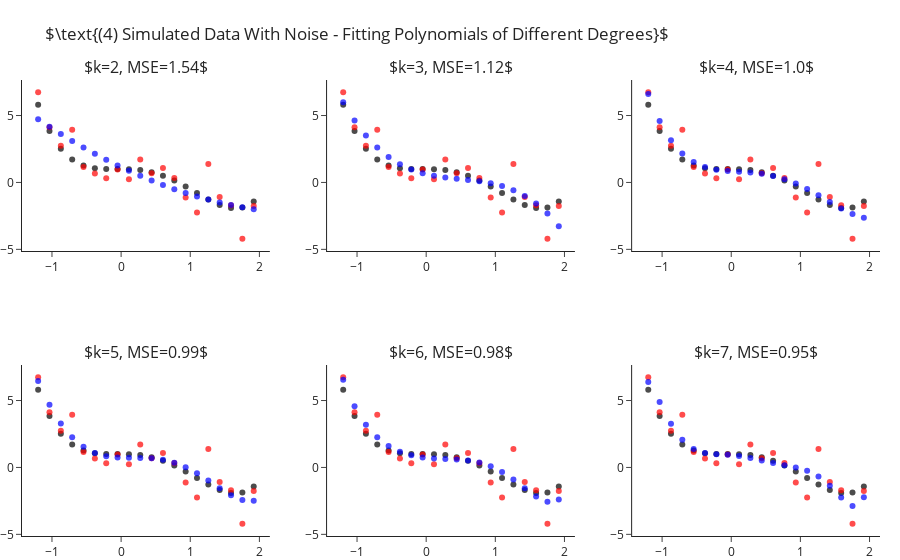

The notebook cell this image was saved under:
### Markdown cell above
## Fitting Polynomial Of Different Degrees - With Sample Noise

Still fitting for different values of $k$, let us add some standard Gaussian noise (i.e. $\mathcal{N}\left(0,1\right)$).
This time we observe two things:
- Even for the correct $k=4$ model we are not able to achieve zero MSE.
- As we increase $4<k\rightarrow 7$ we manage to decrease the error more and more.

### Code cell
y = y_ + np.random.normal(size=len(y_))

ks = range(2, 8)
fig = make_subplots(2, 3, subplot_titles=list(ks))
for i, k in enumerate(ks):
    r,c = i//3+1, i%3+1 
    
    y_hat = make_pipeline(PolynomialFeatures(k), LinearRegression(fit_intercept=False)).fit(X, y).predict(X)
    fig.add_traces([go.Scatter(x=x, y=y_, mode="markers", name="Real Points",  marker=dict(color="black", opacity=.7), showlegend=False),
                    go.Scatter(x=x, y=y, mode="markers", name="Observed Points",  marker=dict(color="red", opacity=.7), showlegend=False), 
                    go.Scatter(x=x, y=y_hat, mode="markers", name="Predicted Points",  marker=dict(color="blue", opacity=.7), showlegend=False)], rows=r, cols=c)
    fig["layout"]["annotations"][i]["text"] = rf"$k={{0}}, MSE={{1}}$".format(k, round(np.mean((y-y_hat)**2), 2))

fig.update_layout(title=r"$\text{(4) Simulated Data With Noise - Fitting Polynomials of Different Degrees}$", margin=dict(t=80)).show()

### Figure 1 — Plotly figure (JSON) as saved in the notebook; plotly's stock layout.template omitted (floating-point values rounded to 4 significant figures)
{"data": [{"marker": {"color": "black", "opacity": 0.7}, "mode": "markers", "name": "Real Points", "showlegend": false, "type": "scatter", "x": [-1.2, -1.036, -0.8718, -0.7077, -0.5436, -0.3795, -0.2154, -0.05128, 0.1128, 0.2769, 0.441, 0.6051, 0.7692, 0.9333, 1.097, 1.262, 1.426, 1.59, 1.754, 1.918], "xaxis": "x", "y": [5.81, 3.838, 2.523, 1.709, 1.261, 1.058, 0.9989, 0.999, 0.9909, 0.9251, 0.769, 0.5078, 0.1439, -0.3028, -0.7951, -1.278, -1.68, -1.912, -1.866, -1.418], "yaxis": "y"}, {"marker": {"color": "red", "opacity": 0.7}, "mode": "markers", "name": "Observed Points", "showlegend": false, "type": "scatter", "x": [-1.2, -1.036, -0.8718, -0.7077, -0.5436, -0.3795, -0.2154, -0.05128, 0.1128, 0.2769, 0.441, 0.6051, 0.7692, 0.9333, 1.097, 1.262, 1.426, 1.59, 1.754, 1.918], "xaxis": "x", "y": [6.736, 4.123, 2.742, 3.939, 1.157, 0.6709, 0.3038, 0.9724, 0.2447, 1.706, 0.6918, 1.085, 0.3319, -1.125, -2.24, 1.387, -1.091, -1.703, -4.204, -1.769], "yaxis": "y"}, {"marker": {"color": "blue", "opacity": 0.7}, "mode": "markers", "name": "Predicted Points", "showlegend": false, "type": "scatter", "x": [-1.2, -1.036, -0.8718, -0.7077, -0.5436, -0.3795, -0.2154, -0.05128, 0.1128, 0.2769, 0.441, 0.6051, 0.7692, 0.9333, 1.097, 1.262, 1.426, 1.59, 1.754, 1.918], "xaxis": "x", "y": [4.721, 4.158, 3.619, 3.102, 2.609, 2.139, 1.692, 1.269, 0.8686, 0.4916, 0.1377, -0.1928, -0.5002, -0.7843, -1.045, -1.283, -1.497, -1.689, -1.857, -2.001], "yaxis": "y"}, {"marker": {"color": "black", "opacity": 0.7}, "mode": "markers", "name": "Real Points", "showlegend": false, "type": "scatter", "x": [-1.2, -1.036, -0.8718, -0.7077, -0.5436, -0.3795, -0.2154, -0.05128, 0.1128, 0.2769, 0.441, 0.6051, 0.7692, 0.9333, 1.097, 1.262, 1.426, 1.59, 1.754, 1.918], "xaxis": "x2", "y": [5.81, 3.838, 2.523, 1.709, 1.261, 1.058, 0.9989, 0.999, 0.9909, 0.9251, 0.769, 0.5078, 0.1439, -0.3028, -0.7951, -1.278, -1.68, -1.912, -1.866, -1.418], "yaxis": "y2"}, {"marker": {"color": "red", "opacity": 0.7}, "mode": "markers", "name": "Observed Points", "showlegend": false, "type": "scatter", "x": [-1.2, -1.036, -0.8718, -0.7077, -0.5436, -0.3795, -0.2154, -0.05128, 0.1128, 0.2769, 0.441, 0.6051, 0.7692, 0.9333, 1.097, 1.262, 1.426, 1.59, 1.754, 1.918], "xaxis": "x2", "y": [6.736, 4.123, 2.742, 3.939, 1.157, 0.6709, 0.3038, 0.9724, 0.2447, 1.706, 0.6918, 1.085, 0.3319, -1.125, -2.24, 1.387, -1.091, -1.703, -4.204, -1.769], "yaxis": "y2"}, {"marker": {"color": "blue", "opacity": 0.7}, "mode": "markers", "name": "Predicted Points", "showlegend": false, "type": "scatter", "x": [-1.2, -1.036, -0.8718, -0.7077, -0.5436, -0.3795, -0.2154, -0.05128, 0.1128, 0.2769, 0.441, 0.6051, 0.7692, 0.9333, 1.097, 1.262, 1.426, 1.59, 1.754, 1.918], "xaxis": "x2", "y": [5.988, 4.625, 3.508, 2.61, 1.905, 1.367, 0.9696, 0.6873, 0.4935, 0.3622, 0.2671, 0.1823, 0.08142, -0.06155, -0.2728, -0.5784, -1.005, -1.577, -2.323, -3.268], "yaxis": "y2"}, {"marker": {"color": "black", "opacity": 0.7}, "mode": "markers", "name": "Real Points", "showlegend": false, "type": "scatter", "x": [-1.2, -1.036, -0.8718, -0.7077, -0.5436, -0.3795, -0.2154, -0.05128, 0.1128, 0.2769, 0.441, 0.6051, 0.7692, 0.9333, 1.097, 1.262, 1.426, 1.59, 1.754, 1.918], "xaxis": "x3", "y": [5.81, 3.838, 2.523, 1.709, 1.261, 1.058, 0.9989, 0.999, 0.9909, 0.9251, 0.769, 0.5078, 0.1439, -0.3028, -0.7951, -1.278, -1.68, -1.912, -1.866, -1.418], "yaxis": "y3"}, {"marker": {"color": "red", "opacity": 0.7}, "mode": "markers", "name": "Observed Points", "showlegend": false, "type": "scatter", "x": [-1.2, -1.036, -0.8718, -0.7077, -0.5436, -0.3795, -0.2154, -0.05128, 0.1128, 0.2769, 0.441, 0.6051, 0.7692, 0.9333, 1.097, 1.262, 1.426, 1.59, 1.754, 1.918], "xaxis": "x3", "y": [6.736, 4.123, 2.742, 3.939, 1.157, 0.6709, 0.3038, 0.9724, 0.2447, 1.706, 0.6918, 1.085, 0.3319, -1.125, -2.24, 1.387, -1.091, -1.703, -4.204, -1.769], "yaxis": "y3"}, {"marker": {"color": "blue", "opacity": 0.7}, "mode": "markers", "name": "Predicted Points", "showlegend": false, "type": "scatter", "x": [-1.2, -1.036, -0.8718, -0.7077, -0.5436, -0.3795, -0.2154, -0.05128, 0.1128, 0.2769, 0.441, 0.6051, 0.7692, 0.9333, 1.097, 1.262, 1.426, 1.59, 1.754, 1.918], "xaxis": "x3", "y": [6.611, 4.592, 3.147, 2.158, 1.523, 1.146, 0.9448, 0.8491, 0.7985, 0.7444, 0.6493, 0.4873, 0.2432, -0.08632, -0.4938, -0.9603, -1.456, -1.938, -2.356, -2.644], "yaxis": "y3"}, {"marker": {"color": "black", "opacity": 0.7}, "mode": "markers", "name": "Real Points", "showlegend": false, "type": "scatter", "x": [-1.2, -1.036, -0.8718, -0.7077, -0.5436, -0.3795, -0.2154, -0.05128, 0.1128, 0.2769, 0.441, 0.6051, 0.7692, 0.9333, 1.097, 1.262, 1.426, 1.59, 1.754, 1.918], "xaxis": "x4", "y": [5.81, 3.838, 2.523, 1.709, 1.261, 1.058, 0.9989, 0.999, 0.9909, 0.9251, 0.769, 0.5078, 0.1439, -0.3028, -0.7951, -1.278, -1.68, -1.912, -1.866, -1.418], "yaxis": "y4"}, {"marker": {"color": "red", "opacity": 0.7}, "mode": "markers", "name": "Observed Points", "showlegend": false, "type": "scatter", "x": [-1.2, -1.036, -0.8718, -0.7077, -0.5436, -0.3795, -0.2154, -0.05128, 0.1128, 0.2769, 0.441, 0.6051, 0.7692, 0.9333, 1.097, 1.262, 1.426, 1.59, 1.754, 1.918], "xaxis": "x4", "y": [6.736, 4.123, 2.742, 3.939, 1.157, 0.6709, 0.3038, 0.9724, 0.2447, 1.706, 0.6918, 1.085, 0.3319, -1.125, -2.24, 1.387, -1.091, -1.703, -4.204, -1.769], "yaxis": "y4"}, {"marker": {"color": "blue", "opacity": 0.7}, "mode": "markers", "name": "Predicted Points", "showlegend": false, "type": "scatter", "x": [-1.2, -1.036, -0.8718, -0.7077, -0.5436, -0.3795, -0.2154, -0.05128, 0.1128, 0.2769, 0.441, 0.6051, 0.7692, 0.9333, 1.097, 1.262, 1.426, 1.59, 1.754, 1.918], "xaxis": "x4", "y": [6.463, 4.678, 3.284, 2.252, 1.537, 1.087, 0.8418, 0.7392, 0.7164, 0.7142, 0.6795, 0.5693, 0.3531, 0.01671, -0.435, -0.9746, -1.549, -2.076, -2.442, -2.497], "yaxis": "y4"}, {"marker": {"color": "black", "opacity": 0.7}, "mode": "markers", "name": "Real Points", "showlegend": false, "type": "scatter", "x": [-1.2, -1.036, -0.8718, -0.7077, -0.5436, -0.3795, -0.2154, -0.05128, 0.1128, 0.2769, 0.441, 0.6051, 0.7692, 0.9333, 1.097, 1.262, 1.426, 1.59, 1.754, 1.918], "xaxis": "x5", "y": [5.81, 3.838, 2.523, 1.709, 1.261, 1.058, 0.9989, 0.999, 0.9909, 0.9251, 0.769, 0.5078, 0.1439, -0.3028, -0.7951, -1.278, -1.68, -1.912, -1.866, -1.418], "yaxis": "y5"}, {"marker": {"color": "red", "opacity": 0.7}, "mode": "markers", "name": "Observed Points", "showlegend": false, "type": "scatter", "x": [-1.2, -1.036, -0.8718, -0.7077, -0.5436, -0.3795, -0.2154, -0.05128, 0.1128, 0.2769, 0.441, 0.6051, 0.7692, 0.9333, 1.097, 1.262, 1.426, 1.59, 1.754, 1.918], "xaxis": "x5", "y": [6.736, 4.123, 2.742, 3.939, 1.157, 0.6709, 0.3038, 0.9724, 0.2447, 1.706, 0.6918, 1.085, 0.3319, -1.125, -2.24, 1.387, -1.091, -1.703, -4.204, -1.769], "yaxis": "y5"}, {"marker": {"color": "blue", "opacity": 0.7}, "mode": "markers", "name": "Predicted Points", "showlegend": false, "type": "scatter", "x": [-1.2, -1.036, -0.8718, -0.7077, -0.5436, -0.3795, -0.2154, -0.05128, 0.1128, 0.2769, 0.441, 0.6051, 0.7692, 0.9333, 1.097, 1.262, 1.426, 1.59, 1.754, 1.918], "xaxis": "x5", "y": [6.558, 4.564, 3.193, 2.252, 1.61, 1.181, 0.9076, 0.7487, 0.6684, 0.6308, 0.5961, 0.5213, 0.3626, 0.08248, -0.3411, -0.9018, -1.549, -2.167, -2.556, -2.402], "yaxis": "y5"}, {"marker": {"color": "black", "opacity": 0.7}, "mode": "markers", "name": "Real Points", "showlegend": false, "type": "scatter", "x": [-1.2, -1.036, -0.8718, -0.7077, -0.5436, -0.3795, -0.2154, -0.05128, 0.1128, 0.2769, 0.441, 0.6051, 0.7692, 0.9333, 1.097, 1.262, 1.426, 1.59, 1.754, 1.918], "xaxis": "x6", "y": [5.81, 3.838, 2.523, 1.709, 1.261, 1.058, 0.9989, 0.999, 0.9909, 0.9251, 0.769, 0.5078, 0.1439, -0.3028, -0.7951, -1.278, -1.68, -1.912, -1.866, -1.418], "yaxis": "y6"}, {"marker": {"color": "red", "opacity": 0.7}, "mode": "markers", "name": "Observed Points", "showlegend": false, "type": "scatter", "x": [-1.2, -1.036, -0.8718, -0.7077, -0.5436, -0.3795, -0.2154, -0.05128, 0.1128, 0.2769, 0.441, 0.6051, 0.7692, 0.9333, 1.097, 1.262, 1.426, 1.59, 1.754, 1.918], "xaxis": "x6", "y": [6.736, 4.123, 2.742, 3.939, 1.157, 0.6709, 0.3038, 0.9724, 0.2447, 1.706, 0.6918, 1.085, 0.3319, -1.125, -2.24, 1.387, -1.091, -1.703, -4.204, -1.769], "yaxis": "y6"}, {"marker": {"color": "blue", "opacity": 0.7}, "mode": "markers", "name": "Predicted Points", "showlegend": false, "type": "scatter", "x": [-1.2, -1.036, -0.8718, -0.7077, -0.5436, -0.3795, -0.2154, -0.05128, 0.1128, 0.2769, 0.441, 0.6051, 0.7692, 0.9333, 1.097, 1.262, 1.426, 1.59, 1.754, 1.918], "xaxis": "x6", "y": [6.391, 4.887, 3.272, 2.071, 1.381, 1.081, 0.9901, 0.9485, 0.8628, 0.71, 0.5169, 0.3269, 0.1628, -7.743e-05, -0.2416, -0.6726, -1.368, -2.245, -2.879, -2.236], "yaxis": "y6"}], "layout": {"annotations": [{"font": {"size": 16}, "showarrow": false, "text": "$k=2, MSE=1.54$", "x": 0.1444, "xanchor": "center", "xref": "paper", "y": 1, "yanchor": "bottom", "yref": "paper"}, {"font": {"size": 16}, "showarrow": false, "text": "$k=3, MSE=1.12$", "x": 0.5, "xanchor": "center", "xref": "paper", "y": 1, "yanchor": "bottom", "yref": "paper"}, {"font": {"size": 16}, "showarrow": false, "text": "$k=4, MSE=1.0$", "x": 0.8556, "xanchor": "center", "xref": "paper", "y": 1, "yanchor": "bottom", "yref": "paper"}, {"font": {"size": 16}, "showarrow": false, "text": "$k=5, MSE=0.99$", "x": 0.1444, "xanchor": "center", "xref": "paper", "y": 0.375, "yanchor": "bottom", "yref": "paper"}, {"font": {"size": 16}, "showarrow": false, "text": "$k=6, MSE=0.98$", "x": 0.5, "xanchor": "center", "xref": "paper", "y": 0.375, "yanchor": "bottom", "yref": "paper"}, {"font": {"size": 16}, "showarrow": false, "text": "$k=7, MSE=0.95$", "x": 0.8556, "xanchor": "center", "xref": "paper", "y": 0.375, "yanchor": "bottom", "yref": "paper"}], "margin": {"t": 80}, "title": {"text": "$\\text{(4) Simulated Data With Noise - Fitting Polynomials of Different Degrees}$"}, "xaxis": {"anchor": "y", "domain": [0, 0.2889]}, "xaxis2": {"anchor": "y2", "domain": [0.3556, 0.6444]}, "xaxis3": {"anchor": "y3", "domain": [0.7111, 1]}, "xaxis4": {"anchor": "y4", "domain": [0, 0.2889]}, "xaxis5": {"anchor": "y5", "domain": [0.3556, 0.6444]}, "xaxis6": {"anchor": "y6", "domain": [0.7111, 1]}, "yaxis": {"anchor": "x", "domain": [0.625, 1]}, "yaxis2": {"anchor": "x2", "domain": [0.625, 1]}, "yaxis3": {"anchor": "x3", "domain": [0.625, 1]}, "yaxis4": {"anchor": "x4", "domain": [0, 0.375]}, "yaxis5": {"anchor": "x5", "domain": [0, 0.375]}, "yaxis6": {"anchor": "x6", "domain": [0, 0.375]}}}
